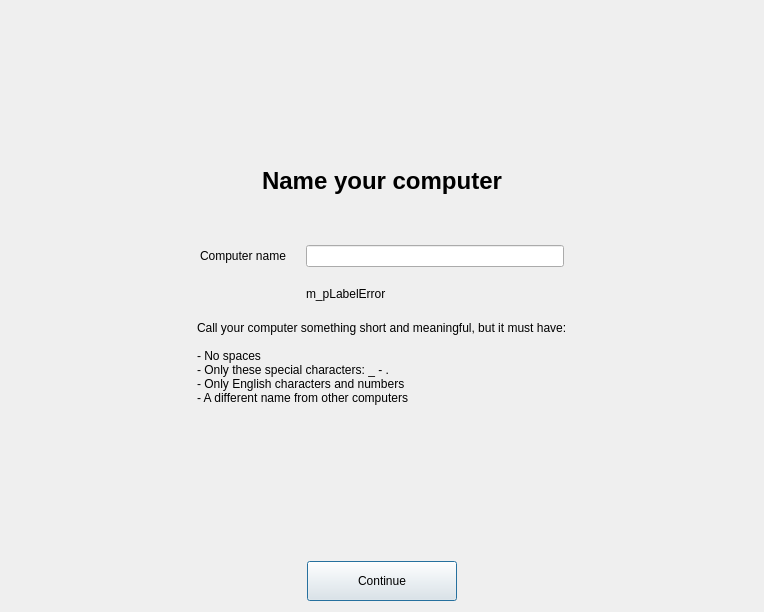
<?xml version="1.0" encoding="UTF-8"?>
<ui version="4.0">
 <class>SetupWizardBase</class>
 <widget class="QDialog" name="SetupWizardBase">
  <property name="geometry">
   <rect>
    <x>0</x>
    <y>0</y>
    <width>764</width>
    <height>612</height>
   </rect>
  </property>
  <property name="sizePolicy">
   <sizepolicy hsizetype="Preferred" vsizetype="Preferred">
    <horstretch>0</horstretch>
    <verstretch>0</verstretch>
   </sizepolicy>
  </property>
  <property name="baseSize">
   <size>
    <width>720</width>
    <height>552</height>
   </size>
  </property>
  <property name="contextMenuPolicy">
   <enum>Qt::NoContextMenu</enum>
  </property>
  <property name="windowTitle">
      <string>Setup KeyWin</string>
  </property>
  <property name="windowOpacity">
   <double>1.000000000000000</double>
  </property>
  <layout class="QVBoxLayout" name="verticalLayout">
   <property name="spacing">
    <number>20</number>
   </property>
   <property name="leftMargin">
    <number>150</number>
   </property>
   <property name="rightMargin">
    <number>150</number>
   </property>
   <item>
    <spacer name="verticalSpacer_2">
     <property name="orientation">
      <enum>Qt::Vertical</enum>
     </property>
     <property name="sizeHint" stdset="0">
      <size>
       <width>20</width>
       <height>40</height>
      </size>
     </property>
    </spacer>
   </item>
   <item alignment="Qt::AlignHCenter|Qt::AlignTop">
    <widget class="QLabel" name="m_pLabelImage">
     <property name="text">
      <string/>
     </property>
     <property name="pixmap">
      <pixmap>:/image/welcome.png</pixmap>
     </property>
     <property name="margin">
      <number>1</number>
     </property>
    </widget>
   </item>
   <item alignment="Qt::AlignHCenter|Qt::AlignTop">
    <widget class="QLabel" name="m_pLabelTitle">
     <property name="font">
      <font>
       <family>Cantarell</family>
       <pointsize>18</pointsize>
       <bold>true</bold>
      </font>
     </property>
     <property name="text">
      <string>Name your computer</string>
     </property>
     <property name="textFormat">
      <enum>Qt::PlainText</enum>
     </property>
    </widget>
   </item>
   <item>
    <layout class="QFormLayout" name="formLayout">
     <property name="leftMargin">
      <number>50</number>
     </property>
     <property name="topMargin">
      <number>30</number>
     </property>
     <property name="rightMargin">
      <number>50</number>
     </property>
     <item row="0" column="0">
      <widget class="QLabel" name="m_pLabelName">
       <property name="text">
        <string>Computer name</string>
       </property>
       <property name="textFormat">
        <enum>Qt::PlainText</enum>
       </property>
       <property name="margin">
        <number>2</number>
       </property>
      </widget>
     </item>
     <item row="0" column="1">
      <widget class="QLineEdit" name="m_pLineEditName">
       <property name="minimumSize">
        <size>
         <width>230</width>
         <height>20</height>
        </size>
       </property>
       <property name="maxLength">
        <number>255</number>
       </property>
      </widget>
     </item>
     <item row="1" column="1">
      <widget class="QLabel" name="m_pLabelError">
       <property name="text">
        <string>m_pLabelError</string>
       </property>
      </widget>
     </item>
    </layout>
   </item>
   <item alignment="Qt::AlignHCenter|Qt::AlignTop">
    <widget class="QLabel" name="m_pHelpList">
     <property name="sizePolicy">
      <sizepolicy hsizetype="Fixed" vsizetype="Preferred">
       <horstretch>0</horstretch>
       <verstretch>0</verstretch>
      </sizepolicy>
     </property>
     <property name="text">
      <string>Call your computer something short and meaningful, but it must have:

- No spaces
- Only these special characters: _ - .
- Only English characters and numbers
- A different name from other computers
</string>
     </property>
     <property name="textFormat">
      <enum>Qt::MarkdownText</enum>
     </property>
    </widget>
   </item>
   <item>
    <spacer name="verticalSpacer">
     <property name="orientation">
      <enum>Qt::Vertical</enum>
     </property>
     <property name="sizeHint" stdset="0">
      <size>
       <width>20</width>
       <height>40</height>
      </size>
     </property>
    </spacer>
   </item>
   <item alignment="Qt::AlignHCenter">
    <widget class="QPushButton" name="m_pButtonApply">
     <property name="sizePolicy">
      <sizepolicy hsizetype="Fixed" vsizetype="Fixed">
       <horstretch>0</horstretch>
       <verstretch>0</verstretch>
      </sizepolicy>
     </property>
     <property name="minimumSize">
      <size>
       <width>150</width>
       <height>40</height>
      </size>
     </property>
     <property name="text">
      <string>Continue</string>
     </property>
    </widget>
   </item>
  </layout>
 </widget>
 <connections/>
</ui>
